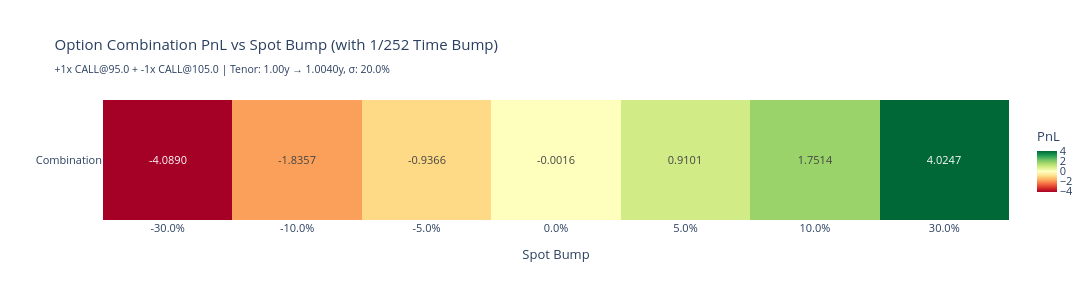

Notebook cell for this chart:
### Code cell
# Visualize combination grid using Plotly
import plotly.graph_objects as go

# Create 1D heatmap (single row)
fig = go.Figure(
    data=go.Heatmap(
        z=combination_grid.values,
        x=[f'{x:.1%}' for x in spot_bumps],
        y=['Combination'],
        colorscale='RdYlGn',
        text=combination_grid.round(4).values,
        texttemplate='%{text:.4f}',
        textfont={"size": 11},
        colorbar=dict(title="PnL", thickness=20, len=0.7),
        hovertemplate='Spot Bump: %{x}<br>PnL: %{text:.4f}<extra></extra>',
        zmin=combination_grid.values.min(),
        zmax=combination_grid.values.max()
    )
)

fig.update_layout(
    title=f'Option Combination PnL vs Spot Bump (with 1/252 Time Bump)<br><sub>' + 
          f'{option1_quantity:+.0f}x {option1_type.upper()}@{option1_strike} + ' +
          f'{option2_quantity:+.0f}x {option2_type.upper()}@{option2_strike} | ' +
          f'Tenor: {reference_tenor:.2f}y → {reference_tenor + time_bump:.4f}y, σ: {sigma:.1%}</sub>',
    xaxis_title='Spot Bump',
    yaxis_title='',
    width=1400,
    height=300,
    font=dict(size=11),
    hovermode='x unified',
    yaxis=dict(automargin=True)
)

fig.show()

# Summary statistics
print(f"\n{'='*60}")
print(f"Combination Summary Statistics:")
print(f"{'='*60}")
print(f"Max PnL:    {combination_grid.values.max():.6f} at {spot_bumps[combination_grid.values.argmax()]:.1%}")
print(f"Min PnL:    {combination_grid.values.min():.6f} at {spot_bumps[combination_grid.values.argmin()]:.1%}")
print(f"PnL @ 0%:   {combination_grid.iloc[0, np.argmin(np.abs(spot_bumps))]:.6f}")
print(f"Mean PnL:   {combination_grid.values.mean():.6f}")
print(f"Std Dev:    {combination_grid.values.std():.6f}")

### Figure 1 — Plotly figure (JSON) as saved in the notebook; plotly's stock layout.template omitted (floating-point values rounded to 4 significant figures)
{"data": [{"colorbar": {"len": 0.7, "thickness": 20, "title": {"text": "PnL"}}, "colorscale": [[0, "rgb(165,0,38)"], [0.1, "rgb(215,48,39)"], [0.2, "rgb(244,109,67)"], [0.3, "rgb(253,174,97)"], [0.4, "rgb(254,224,139)"], [0.5, "rgb(255,255,191)"], [0.6, "rgb(217,239,139)"], [0.7, "rgb(166,217,106)"], [0.8, "rgb(102,189,99)"], [0.9, "rgb(26,152,80)"], [1, "rgb(0,104,55)"]], "hovertemplate": "Spot Bump: %{x}<br>PnL: %{text:.4f}<extra></extra>", "text": [[-4.089, -1.836, -0.9366, -0.0016, 0.9101, 1.751, 4.025]], "textfont": {"size": 11}, "texttemplate": "%{text:.4f}", "type": "heatmap", "x": ["-30.0%", "-10.0%", "-5.0%", "0.0%", "5.0%", "10.0%", "30.0%"], "y": ["Combination"], "z": [[-4.089, -1.836, -0.9366, -0.001642, 0.9101, 1.751, 4.025]], "zmax": 4.025, "zmin": -4.089}], "layout": {"font": {"size": 11}, "height": 300, "hovermode": "x unified", "title": {"text": "Option Combination PnL vs Spot Bump (with 1/252 Time Bump)<br><sub>+1x CALL@95.0 + -1x CALL@105.0 | Tenor: 1.00y → 1.0040y, σ: 20.0%</sub>"}, "width": 1400, "xaxis": {"title": {"text": "Spot Bump"}}, "yaxis": {"automargin": true, "title": {"text": ""}}}}
